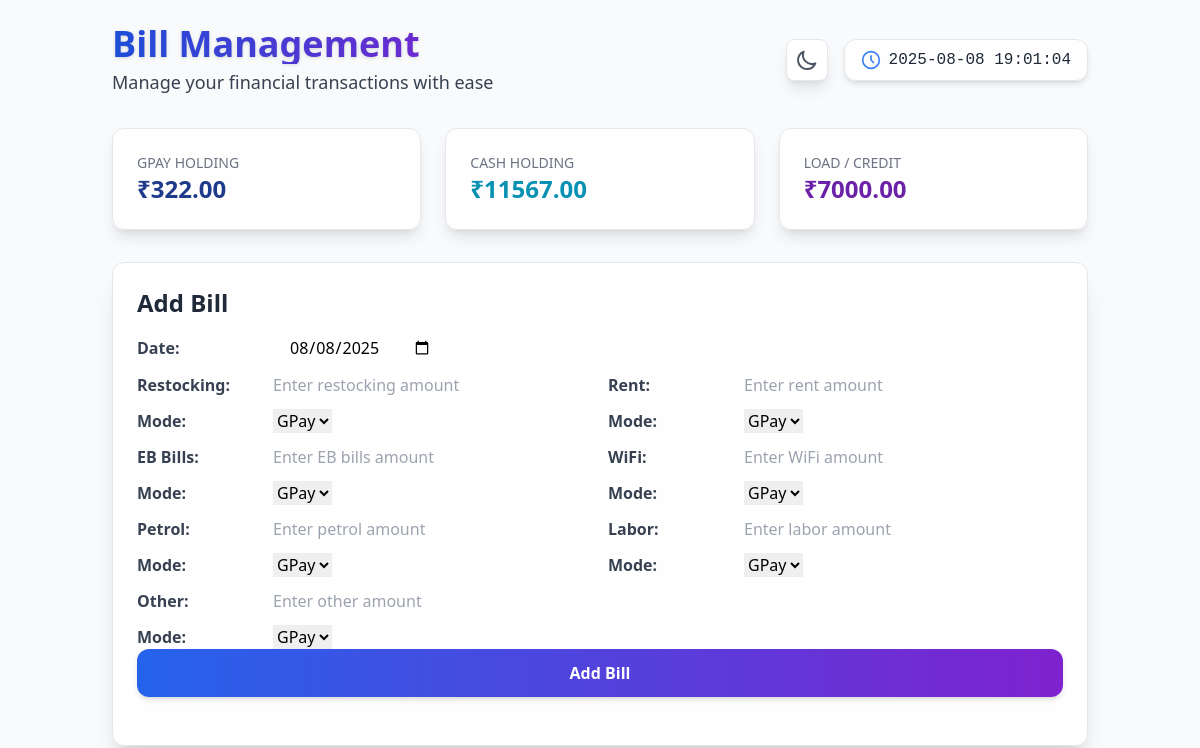
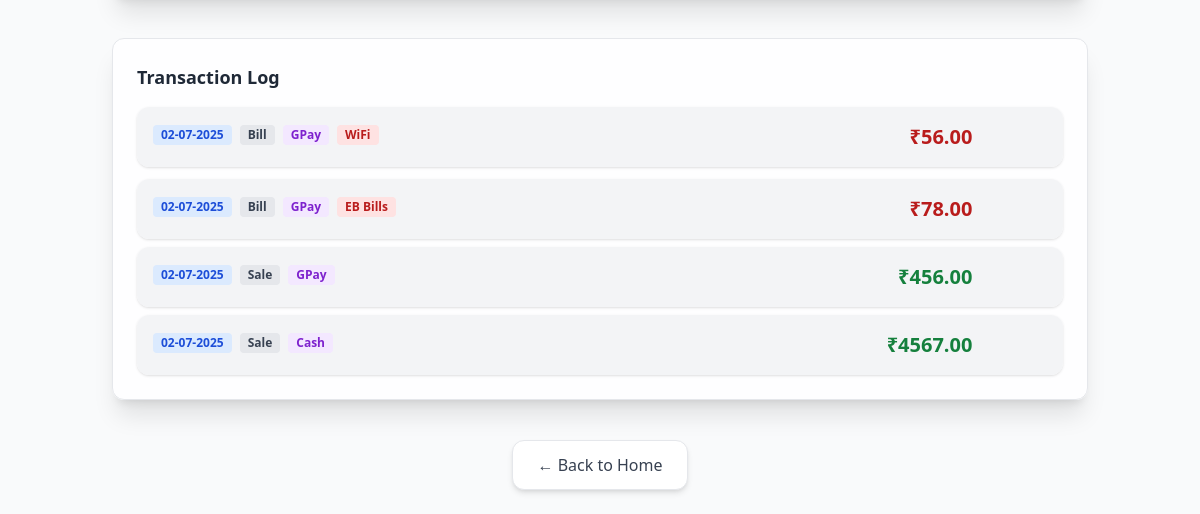
Before: /bills/ (signed in) with the older database file (2 pictures, top to bottom).
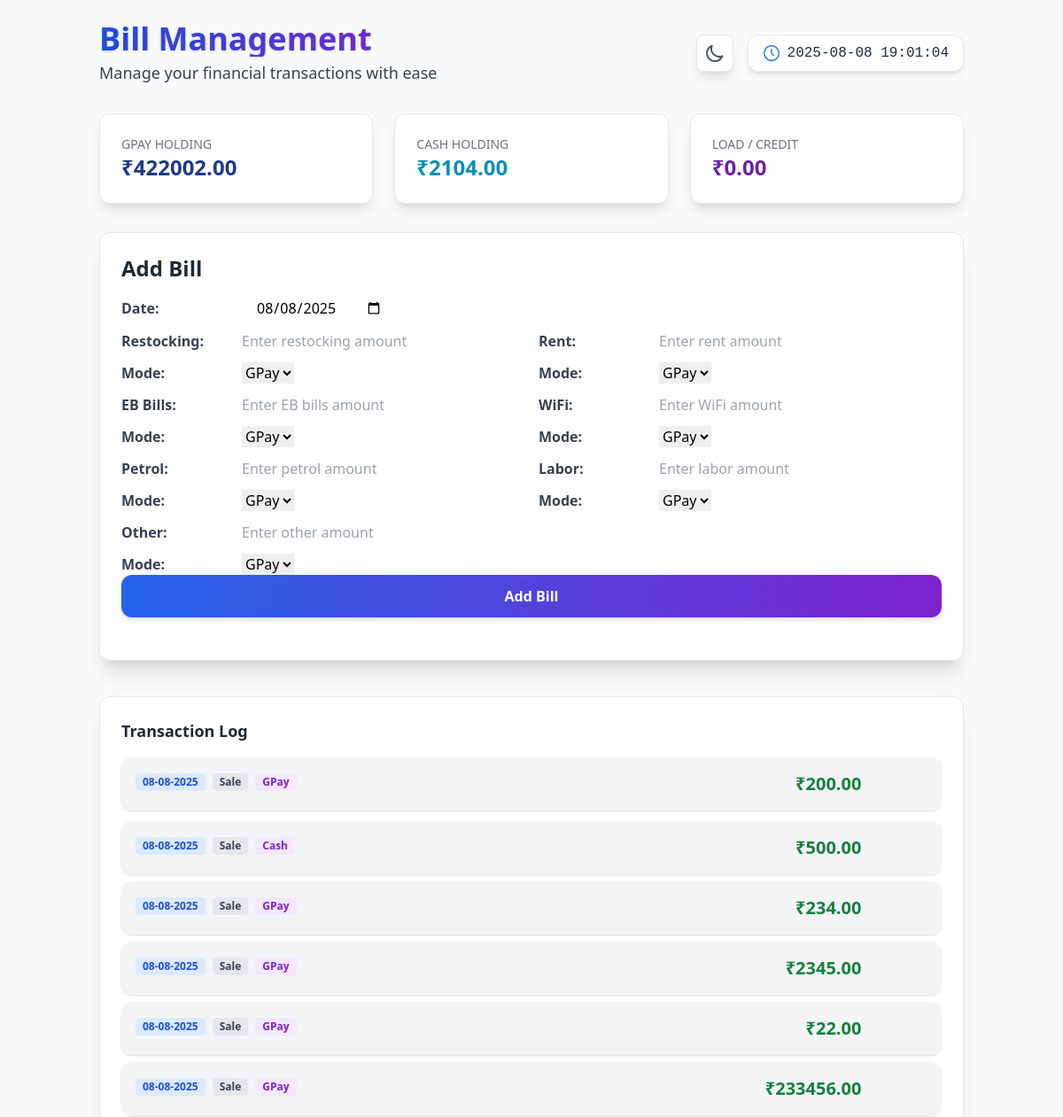
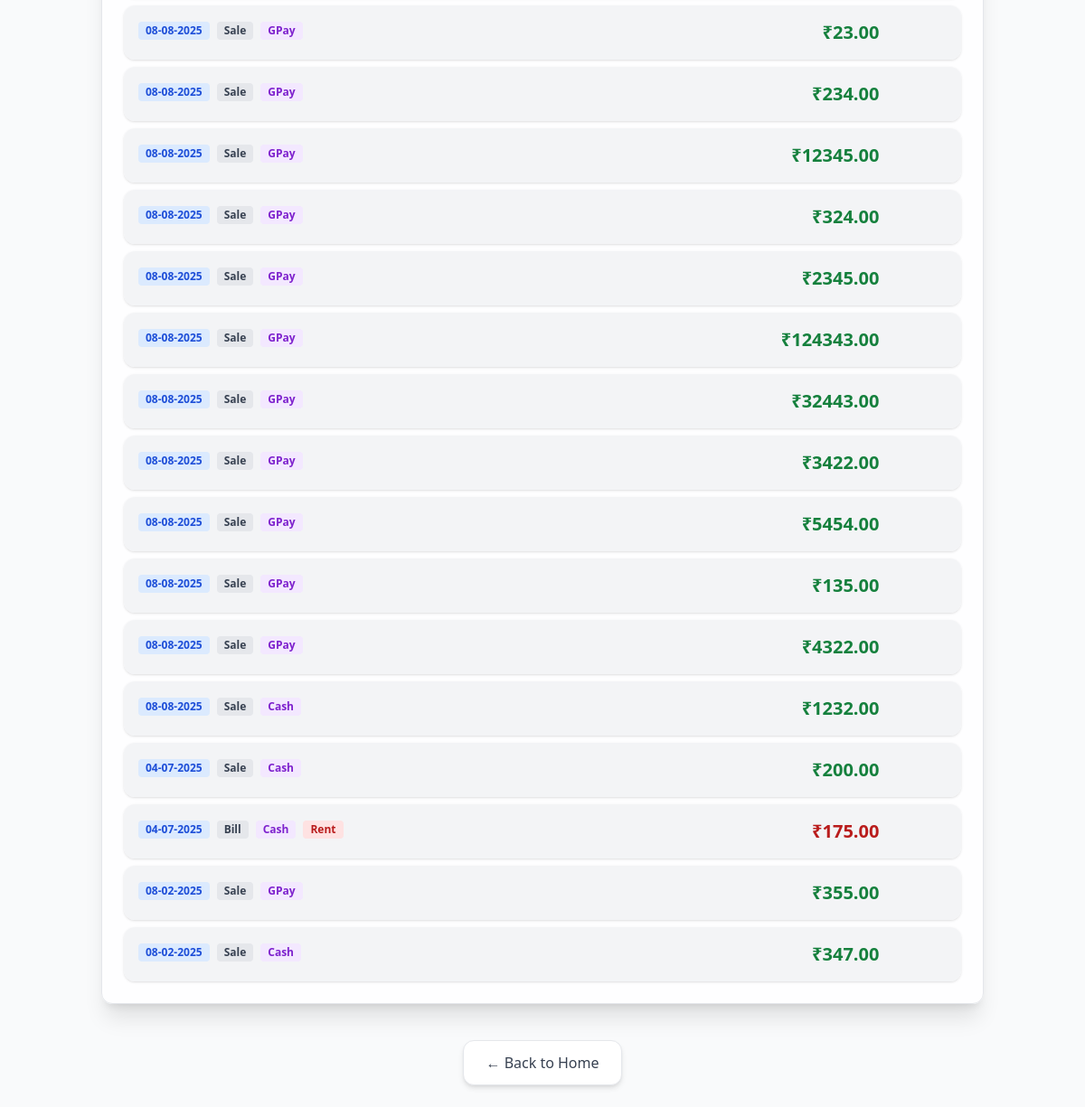
After: the same page with the newer database file (2 pictures, top to bottom).
### accounts/models.py (models this page shows, shortened)
class Shop(models.Model):
    owner = models.OneToOneField(User, on_delete=models.CASCADE)
    shop_name = models.CharField(max_length=255)
    unique_id = models.CharField(max_length=10, unique=True)
    holding_gpay = models.DecimalField(max_digits=12, decimal_places=2, default=0)
    holding_cash = models.DecimalField(max_digits=12, decimal_places=2, default=0)
    credit = models.DecimalField(max_digits=12, decimal_places=2, default=0)

class Transaction(models.Model):
    TRANSACTION_TYPE_CHOICES = [
        ('sale', 'Sale'),
        ('bill', 'Bill'),
    ]
    PAYMENT_MODE_CHOICES = [
        ('GPay', 'GPay'),
        ('Cash', 'Cash'),
    ]
    shop = models.ForeignKey(Shop, on_delete=models.CASCADE)
    date = models.DateField()
    type = models.CharField(max_length=10, choices=TRANSACTION_TYPE_CHOICES)
    category = models.CharField(max_length=100)
    amount = models.DecimalField(max_digits=10, decimal_places=2)  # <-- ADD THIS LINE
    mode_of_payment = models.CharField(max_length=10, choices=PAYMENT_MODE_CHOICES)

### accounts/views.py (the view)
# urls.py: path('bills/', views.add_bill, name='add_bill'),
@login_required
def add_bill(request):
    try:
        shop = Shop.objects.get(owner=request.user)
    except Shop.DoesNotExist:
        messages.error(request, "You do not have a shop. Please contact admin.")
        return redirect('home')
    if request.method == 'POST':
        form = BillForm(request.POST)
        if form.is_valid():
            date = form.cleaned_data.get('date')
            bill_fields = [
                ('restocking', 'restocking_mode', 'Restocking'),
                ('rent', 'rent_mode', 'Rent'),
                ('EB_bills', 'EB_bills_mode', 'EB Bills'),
                ('wifi', 'wifi_mode', 'WiFi'),
                ('petrol', 'petrol_mode', 'Petrol'),
                ('labor', 'labor_mode', 'Labor'),
                ('other_amount', 'other_mode', 'Other'),
            ]
            updated = False
            for amount_field, mode_field, label in bill_fields:
                amount = form.cleaned_data.get(amount_field)
                mode = form.cleaned_data.get(mode_field)
                if amount is not None and amount != '':
                    if not mode:
                        messages.error(request, f"Please select mode of payment for {label}.")
                        return render(request, 'accounts/add_bill.html', {
                            'form': form,
                            'logs': Transaction.objects.filter(shop=shop).order_by('-date'),
                            'now': timezone.now(),
                            'shop': shop
                        })
                    Transaction.objects.create(
                        shop=shop, date=date, type='bill', category=label, amount=amount, mode_of_payment=mode
                    )
                    if mode == 'GPay':
                        shop.holding_gpay -= amount
                    elif mode == 'Cash':
                        shop.holding_cash -= amount
                    updated = True
            if updated:
                shop.save()
                messages.success(request, "Bill entry added/updated successfully.")
            return redirect('add_bill')
    else:
        form = BillForm()
    logs = Transaction.objects.filter(shop=shop).order_by('-date')
    total_count = logs.count()
    return render(request, 'accounts/add_bill.html', {
        'form': form,
        'logs': logs,
        'total_count': total_count,
        'now': timezone.now(),
        'shop': shop
    })

### accounts/templates/accounts/add_bill.html (shortened to what the changed rows need)
<!DOCTYPE html>
<html lang="en" class="light">
<head>
  <script src="https://cdn.tailwindcss.com"></script>
</head>
<body class="min-h-screen bg-gray-50 dark:bg-gray-900 transition-colors duration-300">
  <div class="relative z-10 container mx-auto p-6">
    <div class="flex justify-between items-center mb-8">
      <div>
        <h1 class="text-4xl font-bold text-transparent bg-gradient-to-r from-blue-700 to-purple-700 bg-clip-text drop-shadow">
        </h1>
      </div>
    </div>
    <div class="grid grid-cols-1 md:grid-cols-3 gap-6 mb-8">
      <div class="bg-white/90 dark:bg-gray-800/90 rounded-xl p-6 shadow-lg border border-gray-200 dark:border-gray-700">
        <p class="text-sm text-gray-500 dark:text-gray-400 uppercase">GPay Holding</p>
        <p class="text-2xl font-bold text-blue-900 dark:text-blue-400">₹{{ shop.holding_gpay }}</p>
      </div>
      <div class="bg-white/90 dark:bg-gray-800/90 rounded-xl p-6 shadow-lg border border-gray-200 dark:border-gray-700">
        <p class="text-sm text-gray-500 dark:text-gray-400 uppercase">Cash Holding</p>
        <p class="text-2xl font-bold text-cyan-600 dark:text-cyan-400">₹{{ shop.holding_cash }}</p>
      </div>
      <div class="bg-white/90 dark:bg-gray-800/90 rounded-xl p-6 shadow-lg border border-gray-200 dark:border-gray-700">
        <p class="text-sm text-gray-500 dark:text-gray-400 uppercase">Load / Credit</p>
        <p class="text-2xl font-bold text-purple-800 dark:text-purple-400">₹{{ shop.credit }}</p>
      </div>
    </div>
    <div class="grid grid-cols-1 gap-10">
      <div>
        <div class="bg-white/90 dark:bg-gray-800/90 p-6 rounded-xl shadow-xl border border-gray-200 dark:border-gray-700">
          <h2 class="text-2xl font-bold mb-4 text-gray-800 dark:text-gray-200">Add Bill</h2>
        </div>
      </div>
      <div>
        <div class="bg-white/90 dark:bg-gray-800/90 p-6 rounded-xl shadow-xl border border-gray-200 dark:border-gray-700">
          <div id="transactions-container" class="space-y-2">
            {% for log in logs %}
              <div id="transaction-{{ log.id }}" class="log-item bg-gradient-to-r from-gray-100 to-gray-100 dark:from-gray-700 dark:to-gray-800 rounded-xl p-4 mb-3 shadow transition hover:scale-[1.01] hover:shadow-lg relative">
                <div class="flex justify-between items-center">
                  <div class="flex flex-wrap items-center gap-2 text-xs text-gray-500 dark:text-gray-400 mb-1">
                    <span class="inline-block px-2 py-0.5 rounded bg-blue-100 dark:bg-blue-900 text-blue-700 dark:text-blue-300 font-semibold">
                      {{ log.date|date:"d-m-Y" }}
                    </span>
                    <span class="inline-block px-2 py-0.5 rounded bg-gray-200 dark:bg-gray-700 text-gray-700 dark:text-gray-300 font-semibold capitalize">
                      {{ log.type }}
                    </span>
                    <span class="inline-block px-2 py-0.5 rounded bg-purple-100 dark:bg-purple-900 text-purple-700 dark:text-purple-300 font-semibold capitalize">
                      {{ log.mode_of_payment }}
                    </span>
                    {% if log.type == 'bill' and log.category %}
                      <span class="inline-block px-2 py-0.5 rounded bg-red-100 dark:bg-red-900 text-red-700 dark:text-red-300 font-semibold capitalize">
                        {{ log.category }}
                      </span>
                    {% endif %}
                  </div>
                  <div class="flex items-center gap-2">
                    <div class="font-bold text-xl {% if log.type == 'sale' %}text-green-700 dark:text-green-400{% else %}text-red-700 dark:text-red-400{% endif %}">
                      ₹{{ log.amount }}
                    </div>
                  </div>
                </div>
              </div>
            {% empty %}
              <p class="text-gray-400 dark:text-gray-500">No bill logs available.</p>
            {% endfor %}
          </div>
        </div>
      </div>
    </div>
  </div>
</body>
</html>

Changed rows visible on the page:
removed Transaction: date "02-07-2025", type "Bill", mode_of_payment "GPay", category "WiFi", amount "56.00"
removed Transaction: date "02-07-2025", type "Bill", mode_of_payment "GPay", category "EB Bills", amount "78.00"
removed Transaction: date "02-07-2025", type "Sale", mode_of_payment "GPay", amount "456.00"
removed Transaction: date "02-07-2025", type "Sale", mode_of_payment "Cash", amount "4567.00"
changed Shop: holding_gpay "322.00" → "422002.00"; holding_cash "11567.00" → "2104.00"; credit "7000.00" → "0.00"
added Transaction: date "08-08-2025", type "Sale", mode_of_payment "GPay", amount "200.00"
added Transaction: date "08-08-2025", type "Sale", mode_of_payment "Cash", amount "500.00"
added Transaction: date "08-08-2025", type "Sale", mode_of_payment "GPay", amount "234.00"
added Transaction: date "08-08-2025", type "Sale", mode_of_payment "GPay", amount "2345.00"
added Transaction: date "08-08-2025", type "Sale", mode_of_payment "GPay", amount "22.00"
added Transaction: date "08-08-2025", type "Sale", mode_of_payment "GPay", amount "233456.00"
added Transaction: date "08-08-2025", type "Sale", mode_of_payment "GPay", amount "23.00"
added Transaction: date "08-08-2025", type "Sale", mode_of_payment "GPay", amount "234.00"
added Transaction: date "08-08-2025", type "Sale", mode_of_payment "GPay", amount "12345.00"
added Transaction: date "08-08-2025", type "Sale", mode_of_payment "GPay", amount "324.00"
added Transaction: date "08-08-2025", type "Sale", mode_of_payment "GPay", amount "2345.00"
added Transaction: date "08-08-2025", type "Sale", mode_of_payment "GPay", amount "124343.00"
added Transaction: date "08-08-2025", type "Sale", mode_of_payment "GPay", amount "32443.00"
added Transaction: date "08-08-2025", type "Sale", mode_of_payment "GPay", amount "3422.00"
added Transaction: date "08-08-2025", type "Sale", mode_of_payment "GPay", amount "5454.00"
added Transaction: date "08-08-2025", type "Sale", mode_of_payment "GPay", amount "135.00"
added Transaction: date "08-08-2025", type "Sale", mode_of_payment "GPay", amount "4322.00"
added Transaction: date "08-08-2025", type "Sale", mode_of_payment "Cash", amount "1232.00"
added Transaction: date "04-07-2025", type "Sale", mode_of_payment "Cash", amount "200.00"
added Transaction: date "04-07-2025", type "Bill", mode_of_payment "Cash", category "Rent", amount "175.00"
added Transaction: date "08-02-2025", type "Sale", mode_of_payment "GPay", amount "355.00"
added Transaction: date "08-02-2025", type "Sale", mode_of_payment "Cash", amount "347.00"
